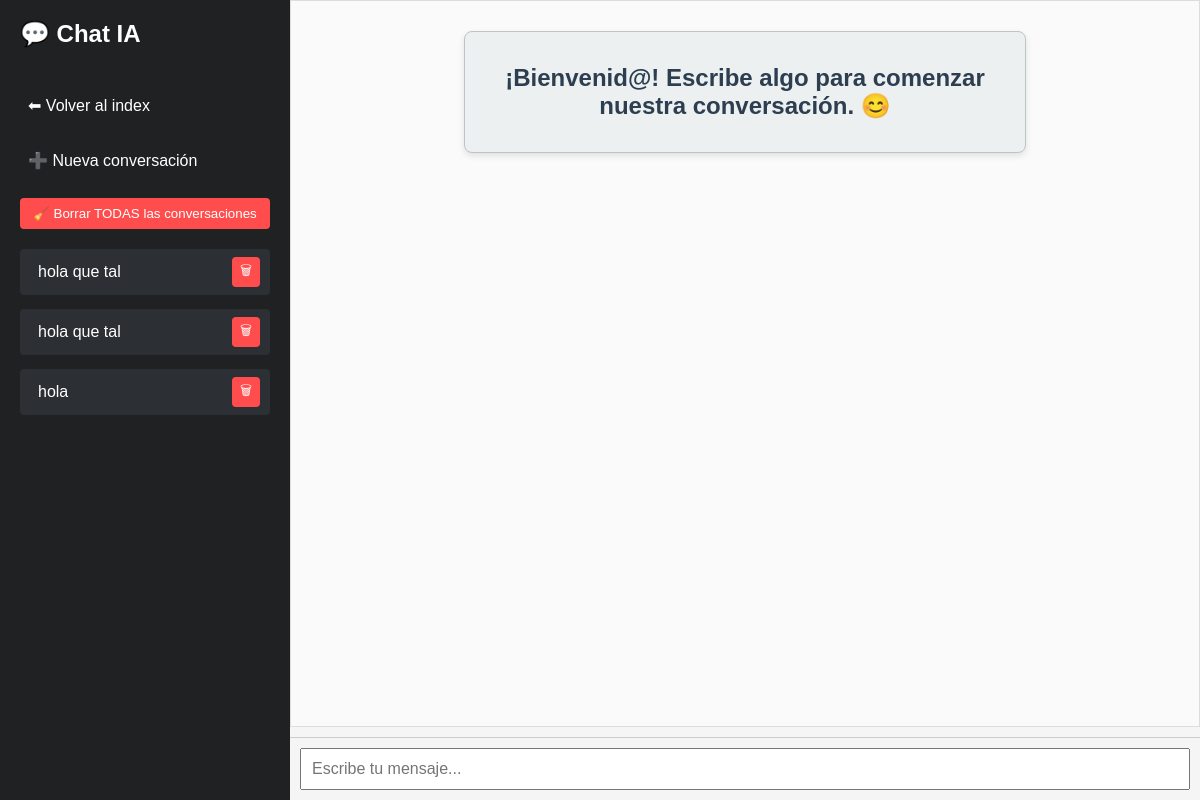
Page /chat/049905b4-7681-475d-98e6-71297d27ea82 (signed in) on the earlier database version.
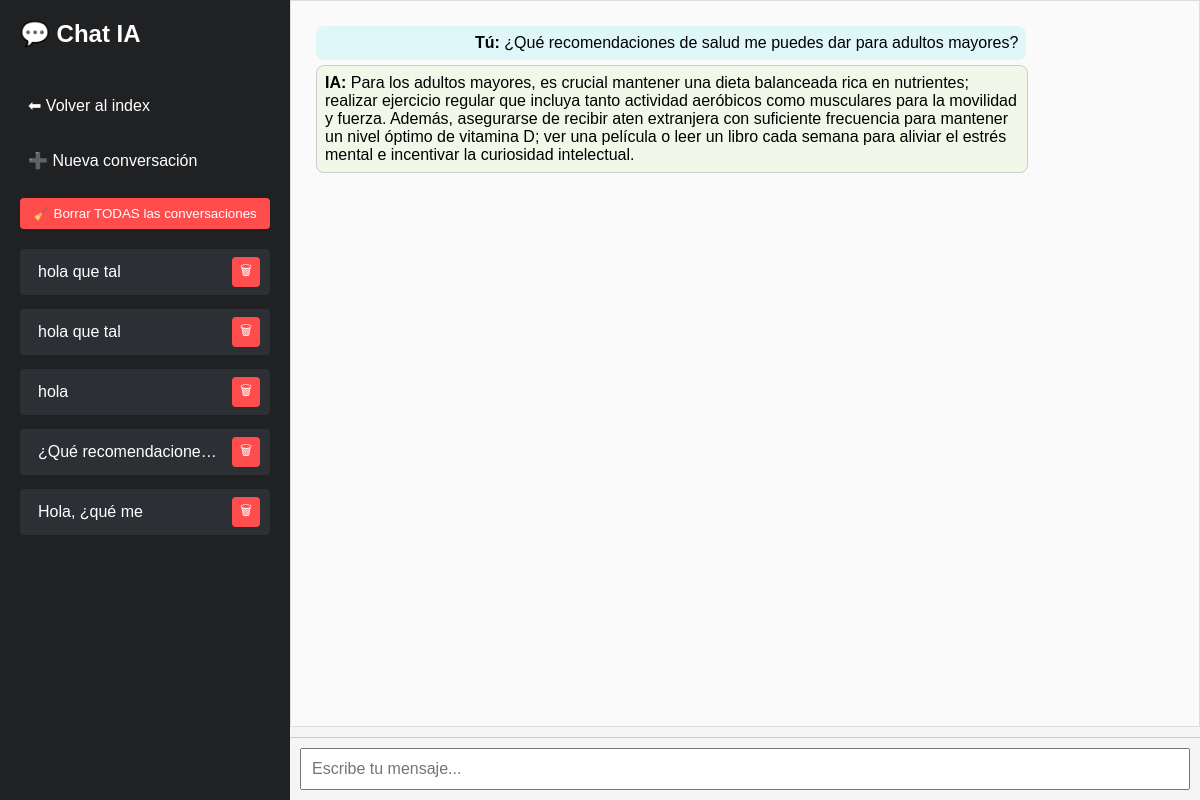
Same page on the later database version.
### ia.py (models this page shows)
class SesionVisual(db.Model):
    id = db.Column(db.Integer, primary_key=True)
    session_id = db.Column(db.String(64), nullable=False, unique=True)
    identificador = db.Column(db.String(50), nullable=False)
    user_id = db.Column(db.Integer, db.ForeignKey('usuario.id'))
    usuario = db.relationship('Usuario', backref='sesiones')

class Conversacion(db.Model):
    id = db.Column(db.Integer, primary_key=True)
    session_id = db.Column(db.String(64), nullable=False)
    role = db.Column(db.String(10), nullable=False)
    content = db.Column(db.Text, nullable=False)
    timestamp = db.Column(db.DateTime, default=datetime.utcnow)
    user_id = db.Column(db.Integer, db.ForeignKey('usuario.id'), nullable=True)

### ia.py (the view)
@app.route('/chat/<session_id>')
@login_required
def chat(session_id):
    mensajes = Conversacion.query.filter_by(session_id=session_id, user_id=current_user.id).order_by(Conversacion.timestamp).all()
    sesion_visual = SesionVisual.query.filter_by(session_id=session_id, user_id=current_user.id).first()
    identificador = sesion_visual.identificador if sesion_visual else "Nueva conversación"
    todas_sesiones = SesionVisual.query.filter_by(user_id=current_user.id).all()
    return render_template('chat.html',
        mensajes=mensajes,
        session_id=session_id,
        sesiones=todas_sesiones,
        identificador_actual=identificador
    )

### ia.py (called while the page is built)
@login_manager.user_loader
def load_user(user_id):
    return Usuario.query.get(int(user_id))

### templates/chat.html (shortened to what this page needs)
<!DOCTYPE html>
<html lang="es">
<head>
    <link rel="stylesheet" href="{{ url_for('static', filename='style.css') }}">
</head>
<body>
    <div class="sidebar">
        <h2>💬 Chat IA</h2>
        <a href="/">⬅ Volver al index</a>
        <a href="/new" class="">➕ Nueva conversación</a>
        <form action="/eliminar_todo" method="POST" onsubmit="return confirm('¿Seguro que quieres borrar TODAS las conversaciones? Esta acción no se puede deshacer.');">
            <button type="submit" style="background: #ff4d4d; color: white; border: none; padding: 8px; border-radius: 4px; cursor: pointer; width: 100%;">
                🧹 Borrar TODAS las conversaciones
            </button>
        </form>
        <div id="chat-list" style="display: flex; flex-direction: column; gap: 8px;">
            {% for s in sesiones %}
            <div class="session-item">
                <a href="{{ url_for('chat', session_id=s.session_id) }}">{{ s.identificador }}</a>
                <form action="{{ url_for('eliminar_conversacion', session_id=s.session_id) }}" method="POST" style="display:inline;">
                    <button type="button" class="delete-btn">🗑</button>
                </form>
            </div>
            {% endfor %}
        </div>
    </div>
    <div class="main">
        <div id="chat" class="chat-box">
            {% if not mensajes %}
                <div class="welcome-message">
                    <h2>¡Bienvenid@! Escribe algo para comenzar nuestra conversación. 😊</h2>
                </div>
            {% else %}
                {% for m in mensajes %}
                    <div class="{{ m.role }}">
                        <b>{{ 'Tú' if m.role == 'user' else 'IA' }}:</b> {{ m.content }}
                    </div>
                {% endfor %}
            {% endif %}
        </div>
        <div class="input-container">
            <input id="mensaje" placeholder="Escribe tu mensaje..." autofocus />
        </div>
    </div>
</body>
</html>

### static/style.css (style rules this page uses)
body { font-family: Arial, sans-serif; background: #f7f7f7; margin: 0; padding: 0; }
.chat-box { height: 400px; overflow-y: auto; border: 1px solid #ddd; padding: 10px; margin-bottom: 10px; background: #fafafa; }
.chat-box .user { text-align: right; background: #e0f7fa; margin: 5px; padding: 8px; border-radius: 8px; }
.chat-box .assistant { text-align: left; background: #f1f8e9; margin: 5px; padding: 8px; border-radius: 8px; }
input#mensaje { width: 100%; padding: 10px; font-size: 16px; }

### templates/chat.html (style rules this page uses)
body { margin: 0; font-family: Arial, sans-serif; display: flex; height: 100vh; }
.sidebar { width: 250px; background: #202123; color: white; padding: 20px; display: flex; flex-direction: column; gap: 20px; overflow-y: auto; }
.sidebar h2 { margin-top: 0; }
.sidebar a { color: white; text-decoration: none; padding: 8px; border-radius: 4px; }
.main { flex: 1; display: flex; flex-direction: column; background: #f5f5f5; }
.chat-box { flex: 1; padding: 20px; overflow-y: auto; }
.user, .assistant { max-width: 80%; margin: 10px; padding: 10px; border-radius: 10px; }
.user { background: #d1e7dd; align-self: flex-end; }
.assistant { background: #fff; border: 1px solid #ccc; align-self: flex-start; }
.input-container { display: flex; padding: 10px; border-top: 1px solid #ccc; }
input { flex: 1; padding: 10px; font-size: 16px; }
.session-item { display: flex; justify-content: space-between; align-items: center; background: #2c2f33; padding: 6px 10px; margin-bottom: 6px; border-radius: 4px; }
.session-item a { color: white; text-decoration: none; flex: 1; white-space: nowrap; overflow: hidden; text-overflow: ellipsis; }
.session-item form { margin: 0; }
.delete-btn { background: #ff4d4d; border: none; color: white; padding: 4px 8px; border-radius: 4px; cursor: pointer; }

Differences in the rows shown:
added SesionVisual: identificador "¿Qué recomendacione…"
added SesionVisual: identificador "Hola, ¿qué me"
added Conversacion: role "Tú", content "¿Qué recomendaciones de salud me puedes dar para adultos mayores?"
added Conversacion: role "IA", content "Para los adultos mayores, es crucial mantener una dieta balanceada rica en nutrientes; realizar ejercicio regular que incluya tanto actividad aeróbicos como musculares para la movilidad y fuerza. Además, asegurarse de recibir aten extranjera con suficiente frecuencia para mantener un nivel óptimo de vitamina D; ver una película o leer un libro cada semana para aliviar el estrés mental e incentivar la curiosidad intelectual."
Other differences:
text no longer shown: "¡Bienvenid@! Escribe algo para comenzar nuestra conversación. 😊"
